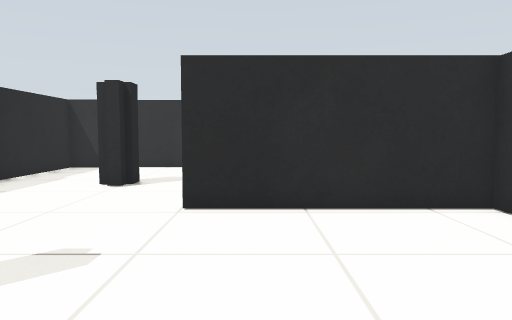
view 1 (above)

16 first-person views from a walk through a robot-simulator world made for Gazebo. The camera is 0.15 m above the floor, tilts 4° down and sees 70° across. The floor is counted in squares, 0.1 m on a side. Each view is taken from the middle of a square. On the plan, view 1 faces up. The plan holds only what a view shows up to about 16 squares ahead; the rest is blank.

view 2
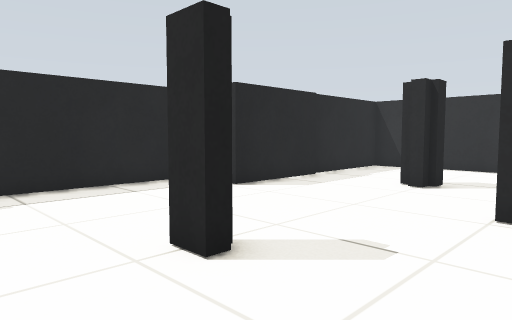

view 3
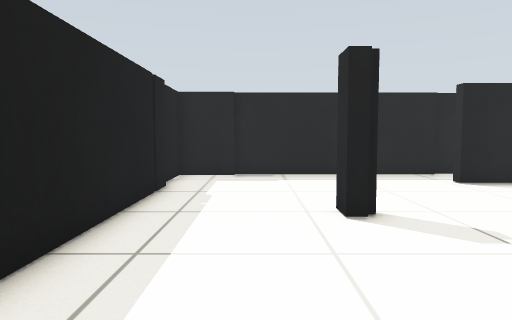

view 4
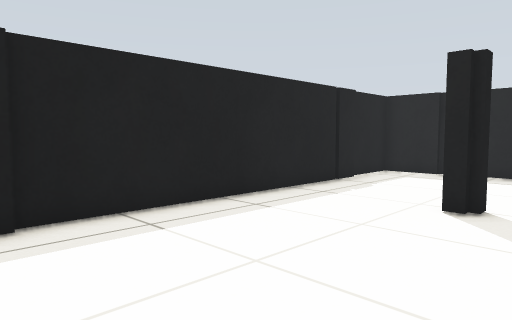

view 5
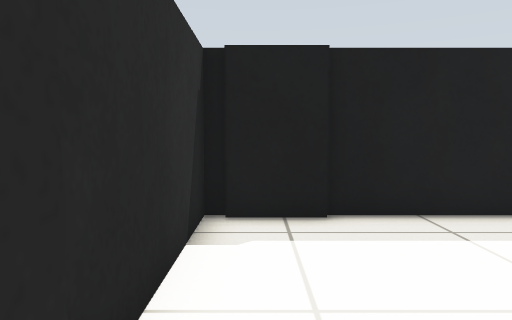

view 6
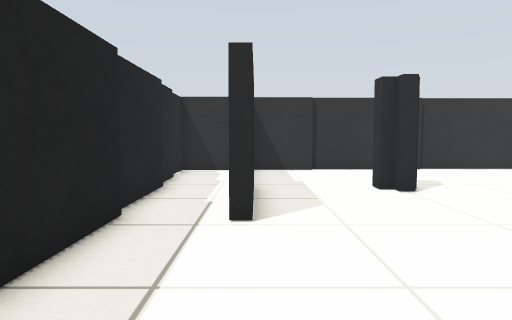

view 7
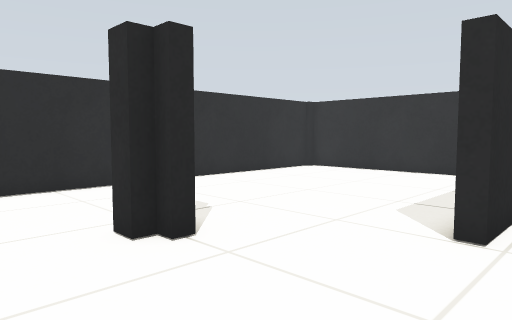

view 8
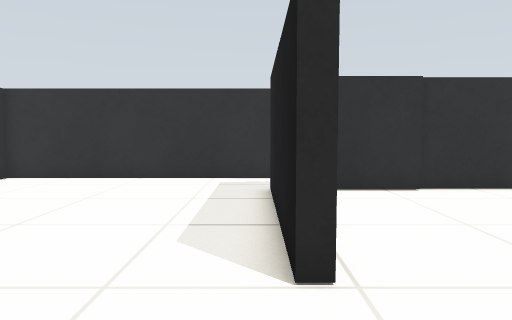

view 9
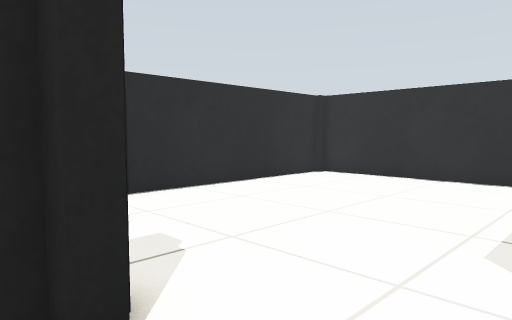

view 10
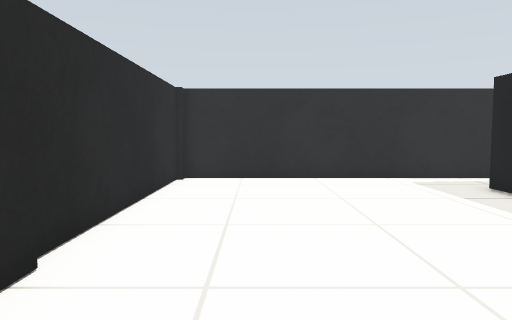

view 11
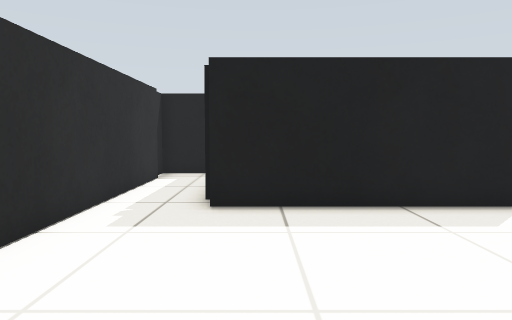

view 12
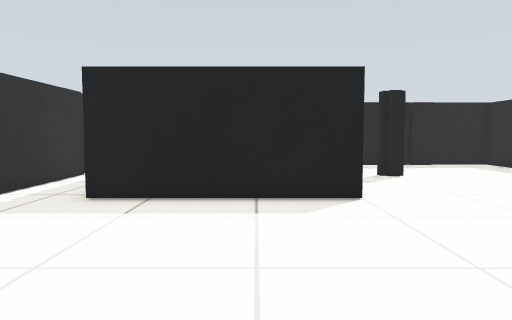

view 13
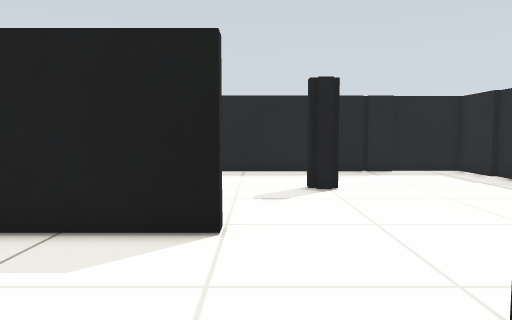

view 14
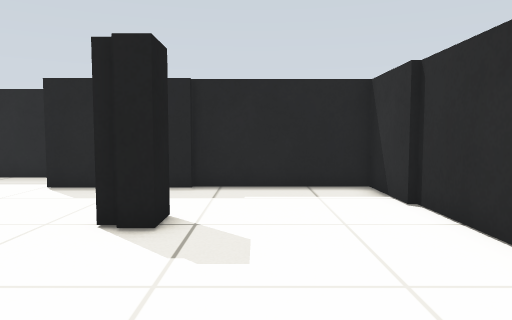

view 15
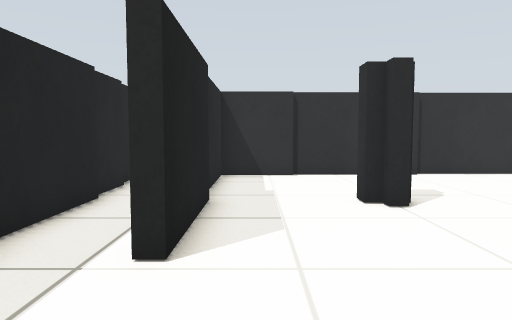

view 16
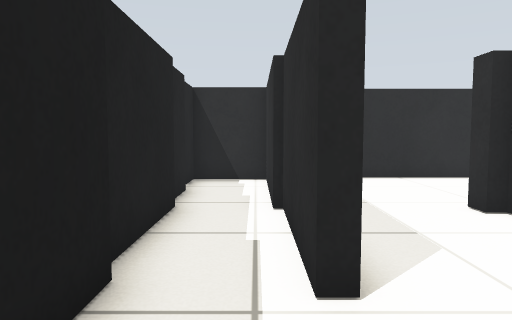

### Floor plan
Ten units are one square. View 1 is at (0, 0); x grows to the right and y downward. Boxes are objects, and circles mark ways between rooms. Rooms are numbered by the first view taken in them; rooms with no view inside come last. Other rooms are left out.
<svg viewBox="-115 -171 195 194">
<path fill="none" stroke="#000" d="M-41 -32 -35 -32 -35 -26 -44 -26M26 14 46 14M47 -35 47 -72 -15 -72 -15 -76M-75 16 28 16M-81 -72 -85 -72M-84 18 -75 18M49 16 49 -36M-15 -76 50 -76M-39 -109 -39 -104 -43 -104 -43 -108 -47 -108 -47 -114 -37 -114 -37 -108M-10 -164 -58 -164M70 -166 -10 -166M-56 -162 -83 -162 -83 -111M-81 -112 -81 -72M73 -25 73 -164 69 -164M59 -12 75 -12 75 -22M-105 -76 -105 -1M-85 -72 -85 -112M-87 -111 -87 -152M-107 -115 -107 -76M-109 -136 -109 -118M-103 -2 -103 18 -84 18M-86 -160 -110 -160 -110 -141"/>
<circle cx="-66" cy="-46" r="3" fill="#2a7"/>
<text x="-20" y="-30">1</text>
<text x="10" y="-110">2</text>
<text x="-100" y="-70">3</text>
</svg>
Room 1 opens to room 3.

Where each view was taken, in squares from view 1:
view 1: 0 up, 0 right, facing up
view 2: 0 up, 0 right, facing up-left
view 3: 1 up, 3 right, facing left
view 4: 5 up, 4 right, facing down-left
view 5: 5 up, 4 right, facing down
view 6: 1 up, 8 left, facing up
view 7: 6 up, 7 left, facing up-right
view 8: 8 up, 5 left, facing right
view 9: 8 up, 5 left, facing up-right
view 10: 14 up, 5 left, facing right
view 11: 15 up, 4 right, facing down
view 12: 16 up, 1 right, facing down
view 13: 13 up, 2 left, facing down
view 14: 13 up, 2 right, facing left
view 15: 3 up, 7 left, facing up
view 16: 4 up, 9 left, facing up
